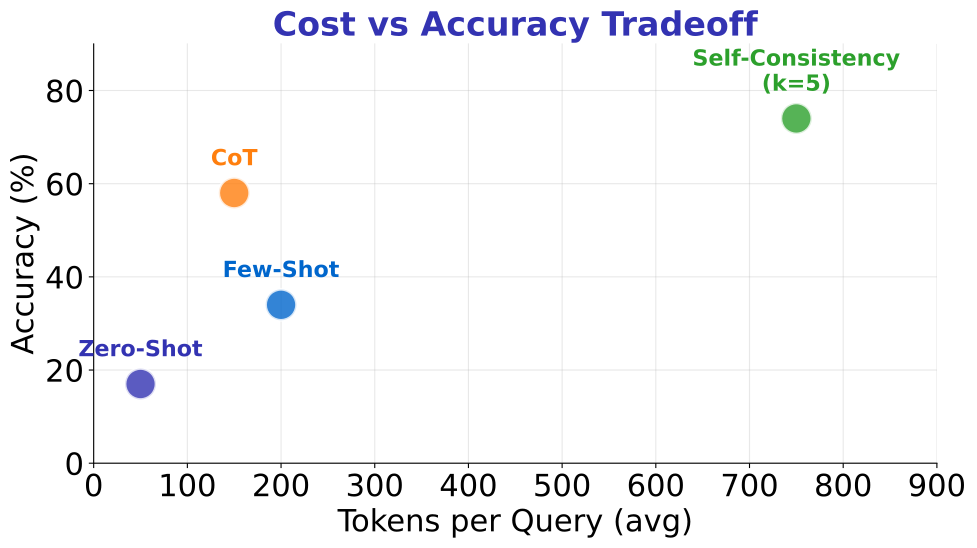

The Python source for this figure:
"""
Token Efficiency vs Accuracy Tradeoff
Week 2 - LLM Foundations for Agents
"""

from pathlib import Path

import matplotlib.pyplot as plt
import numpy as np

plt.rcParams.update(
    {
        "font.size": 24,
        "axes.labelsize": 24,
        "axes.titlesize": 26,
        "xtick.labelsize": 22,
        "ytick.labelsize": 22,
        "legend.fontsize": 18,
        "figure.figsize": (10, 6),
        "figure.dpi": 150,
        "font.family": "sans-serif",
    }
)

MLPURPLE = "#3333B2"
MLBLUE = "#0066CC"
MLORANGE = "#FF7F0E"
MLGREEN = "#2CA02C"

methods = ["Zero-Shot", "Few-Shot", "CoT", "Self-Consistency\n(k=5)"]
tokens = [50, 200, 150, 750]
accuracy = [17, 34, 58, 74]
colors = [MLPURPLE, MLBLUE, MLORANGE, MLGREEN]

fig, ax = plt.subplots(figsize=(10, 6))

for i, (t, a, m, c) in enumerate(zip(tokens, accuracy, methods, colors)):
    ax.scatter(t, a, s=500, c=c, alpha=0.8, edgecolors="white", linewidth=2, zorder=5)
    ax.annotate(
        m,
        (t, a),
        textcoords="offset points",
        xytext=(0, 20),
        ha="center",
        fontsize=16,
        color=c,
        fontweight="bold",
    )

ax.set_xlabel("Tokens per Query (avg)", fontsize=22)
ax.set_ylabel("Accuracy (%)", fontsize=22)
ax.set_title("Cost vs Accuracy Tradeoff", fontsize=24, fontweight="bold", color=MLPURPLE)
ax.set_xlim(0, 900)
ax.set_ylim(0, 90)
ax.grid(True, alpha=0.3)
ax.spines["top"].set_visible(False)
ax.spines["right"].set_visible(False)

plt.tight_layout()
plt.savefig(Path(__file__).parent / "chart.pdf", dpi=300, bbox_inches="tight", facecolor="white")
plt.close()
print(f"Chart saved to {Path(__file__).parent / 'chart.pdf'}")
